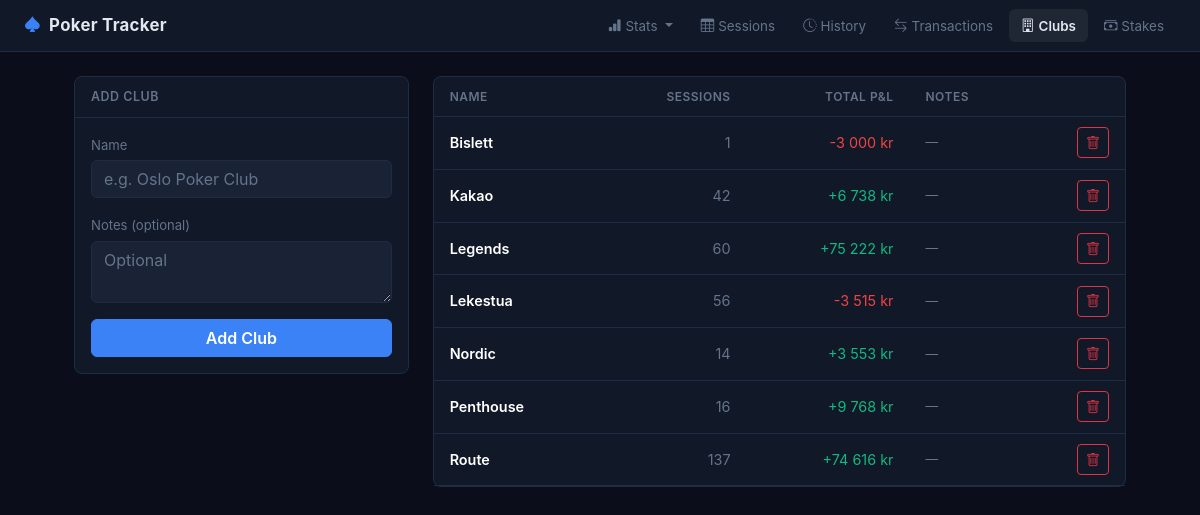
Page /clubs on the committed database.
### tables this page shows
CREATE TABLE clubs (
            id INTEGER PRIMARY KEY AUTOINCREMENT,
            name TEXT NOT NULL UNIQUE,
            notes TEXT,
            created_at TEXT DEFAULT (datetime('now'))
        );

### app.py (the view, shortened to what this page needs)
@app.route("/clubs", methods=["GET", "POST"])
def clubs():
    db = get_db()
    clubs_list = db.execute("""
        SELECT c.*,
               COUNT(DISTINCT s.id) as session_count,
               COALESCE(SUM(s.profit), 0) as total_profit
        FROM clubs c
        LEFT JOIN sessions s ON s.club_id = c.id
        GROUP BY c.id ORDER BY c.name
    """).fetchall()
    return render_template("clubs.html", clubs=clubs_list)

### app.py (called while the page is built)
@app.template_filter("pnl")
def pnl_filter(value):
    if value is None:
        return "0 kr"
    v = float(value)
    formatted = f"{abs(v):,.0f}".replace(",", " ")
    if v > 0:
        return f"+{formatted} kr"
    elif v < 0:
        return f"-{formatted} kr"
    return "0 kr"

### database.py (called while the page is built)
def get_db():
    if "db" not in g:
        g.db = sqlite3.connect(str(DB_PATH))
        g.db.row_factory = sqlite3.Row
        g.db.execute("PRAGMA foreign_keys = ON")
    return g.db

### templates/clubs.html (shortened to what this page needs)
{% extends "base.html" %}
{% block content %}
<div class="row g-4">
    <div class="col-md-4">
        <div class="card">
            <div class="card-header">Add Club</div>
            <div class="card-body">
                <form method="post">
                    <div class="mb-3">
                        <label class="form-label">Name</label>
                        <input type="text" name="name" class="form-control" placeholder="e.g. Oslo Poker Club" required>
                    </div>
                    <div class="mb-3">
                        <label class="form-label">Notes <span class="text-muted">(optional)</span></label>
                        <textarea name="notes" class="form-control" rows="2" placeholder="Optional"></textarea>
                    </div>
                    <button type="submit" class="btn btn-success w-100">Add Club</button>
                </form>
            </div>
        </div>
    </div>
    <div class="col-md-8">
        {% if clubs %}
        <div class="card">
            <div class="table-responsive">
                <table class="table table-hover mb-0">
                    <thead>
                        <tr>
                            <th>Name</th>
                            <th class="text-end">Sessions</th>
                            <th class="text-end">Total P&L</th>
                            <th>Notes</th>
                            <th class="text-end"></th>
                        </tr>
                    </thead>
                    <tbody>
                        {% for c in clubs %}
                        <tr>
                            <td class="fw-semibold">{{ c['name'] }}</td>
                            <td class="text-end text-muted">{{ c['session_count'] }}</td>
                            <td class="text-end {{ 'text-success' if c['total_profit'] >= 0 else 'text-danger' }}">
                                {{ c['total_profit'] | pnl }}
                            </td>
                            <td class="text-muted small">{{ c['notes'] or '—' }}</td>
                            <td class="text-end">
                                <form method="post" action="/clubs/{{ c['id'] }}/delete" class="d-inline"
                                      onsubmit="return confirm('Delete {{ c['name'] }}? This will fail if it has sessions or transactions.')">
                                    <button type="submit" class="btn btn-sm btn-outline-danger">
                                        <i class="bi bi-trash"></i>
                                    </button>
                                </form>
                            </td>
                        </tr>
                        {% endfor %}
                    </tbody>
                </table>
            </div>
        </div>
        {% else %}
        <div class="text-center text-muted py-5">No clubs yet. Add your first club.</div>
        {% endif %}
    </div>
</div>
{% endblock %}

### static/style.css (style rules this page uses)
body { background: #0b0e1a; font-size: 0.9rem; color: #e2e8f0; font-family: 'Inter', -apple-system, sans-serif; }
.card { background: #111827; border-color: #1e2d45; border-radius: 8px; }
.card-header { background: #111827; border-bottom: 1px solid #1e2d45; font-weight: 600; font-size: 0.78rem; letter-spacing: 0.5px; text-transform: uppercase; color: #64748b; padding: 0.65rem 1rem; border-radius: 8px 8px 0 0 !important; }
.table { --bs-table-bg: transparent; --bs-table-hover-bg: rgba(255,255,255,0.03); --bs-table-border-color: #1e2d45; color: #e2e8f0; }
.table thead th { font-size: 0.75rem; text-transform: uppercase; letter-spacing: 0.5px; color: #64748b; border-bottom: 1px solid #1e2d45; padding: 0.65rem 1rem; font-weight: 600; }
.table td { padding: 0.65rem 1rem; border-color: #1e2d45; vertical-align: middle; }
.form-control, .form-select { background: #1a2235; border-color: #1e2d45; color: #e2e8f0; }
.form-control::placeholder { color: #64748b; }
.form-label { font-size: 0.82rem; color: #64748b; margin-bottom: 0.3rem; }
.btn-success { background: #3b82f6; border-color: #3b82f6; color: #fff; font-weight: 600; }
.text-success { color: #10b981 !important; }
.text-danger { color: #ef4444 !important; }
.text-muted { color: #64748b !important; }

### rows in the picture
clubs: name "Bislett", session_count "1", total_profit|pnl "-3 000 kr", notes "—"
clubs: name "Kakao", session_count "42", total_profit|pnl "+6 738 kr", notes "—"
clubs: name "Legends", session_count "60", total_profit|pnl "+75 222 kr", notes "—"
clubs: name "Lekestua", session_count "56", total_profit|pnl "-3 515 kr", notes "—"
clubs: name "Nordic", session_count "14", total_profit|pnl "+3 553 kr", notes "—"
clubs: name "Penthouse", session_count "16", total_profit|pnl "+9 768 kr", notes "—"
clubs: name "Route", session_count "137", total_profit|pnl "+74 616 kr", notes "—"
